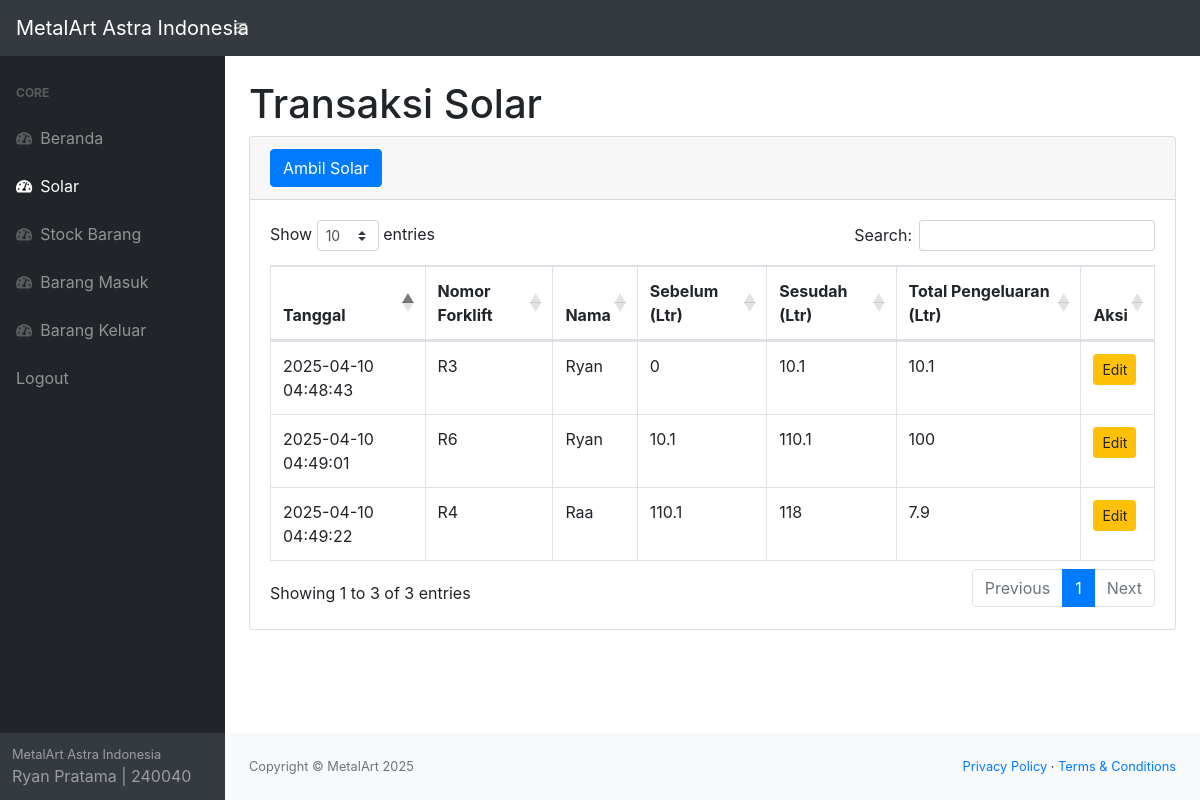
The page /solar.php (signed in) on the database its author committed.
### tables this page shows
CREATE TABLE `solar_keluar` (
  `id` int(11) NOT NULL,
  `tanggal` datetime DEFAULT current_timestamp(),
  `forklift` varchar(100) DEFAULT NULL,
  `sebelum` float DEFAULT NULL,
  `sesudah` float DEFAULT NULL,
  `total` float DEFAULT NULL,
  `user` varchar(100) DEFAULT NULL
);

### solar.php (the view, shortened to what this page needs)
<?php
require 'function.php';
?>
<!DOCTYPE html>
<html lang="en">
<head>
    <link href="css/styles.css" rel="stylesheet" />
    <link href="https://cdn.datatables.net/1.10.20/css/dataTables.bootstrap4.min.css" rel="stylesheet" />
</head>
<body class="sb-nav-fixed">
    <nav class="sb-topnav navbar navbar-expand navbar-dark bg-dark">
        <a class="navbar-brand" href="index.php">MetalArt Astra Indonesia</a>
        <button class="btn btn-link btn-sm order-1 order-lg-0" id="sidebarToggle"><i class="fas fa-bars"></i></button>
    </nav>
    <div id="layoutSidenav">
        <div id="layoutSidenav_nav">
            <nav class="sb-sidenav accordion sb-sidenav-dark" id="sidenavAccordion">
                <div class="sb-sidenav-menu">
                    <div class="nav">
                        <div class="sb-sidenav-menu-heading">Core</div>
                        <a class="nav-link" href="index.php"><div class="sb-nav-link-icon"><i class="fas fa-tachometer-alt"></i></div>Beranda</a>
                        <a class="nav-link" href="solar.php"><div class="sb-nav-link-icon"><i class="fas fa-tachometer-alt"></i></div>Solar</a>
                        <a class="nav-link" href="stock.php"><div class="sb-nav-link-icon"><i class="fas fa-tachometer-alt"></i></div>Stock Barang</a>
                        <a class="nav-link" href="masuk.php"><div class="sb-nav-link-icon"><i class="fas fa-tachometer-alt"></i></div>Barang Masuk</a>
                        <a class="nav-link" href="keluar.php"><div class="sb-nav-link-icon"><i class="fas fa-tachometer-alt"></i></div>Barang Keluar</a>
                        <a class="nav-link" href="logout.php">Logout</a>
                    </div>
                </div>
                <div class="sb-sidenav-footer">
                    <div class="small">MetalArt Astra Indonesia</div>
                    Ryan Pratama | 240040
                </div>
            </nav>
        </div>
        <div id="layoutSidenav_content">
            <main>
                <div class="container-fluid">
                    <h1 class="mt-4">Transaksi Solar</h1>
                    <div class="card mb-4">
                        <div class="card-header">
                            <button type="button" class="btn btn-primary" data-toggle="modal" data-target="#myModal">Ambil Solar</button>
                        </div>
                        <div class="card-body">
                            <div class="table-responsive">
                                <table class="table table-bordered" id="dataTable" width="100%" cellspacing="0">
                                    <thead>
                                        <tr>
                                            <th>Tanggal</th>
                                            <th>Nomor Forklift</th>
                                            <th>Nama</th>
                                            <th>Sebelum (Ltr)</th>
                                            <th>Sesudah (Ltr)</th>
                                            <th>Total Pengeluaran (Ltr)</th>
                                            <?php if ($_SESSION['role'] === 'admin') { echo '<th>Aksi</th>'; } ?>
                                        </tr>
                                    </thead>
                                    <tbody>
                                        <?php
                                        $getsolar = mysqli_query($conn, "SELECT * FROM solar_keluar ORDER BY id DESC");
                                        while ($data = mysqli_fetch_array($getsolar)) {
                                            $id = $data['id'];
                                            $tanggal = date("Y-m-d H:i:s", strtotime($data['tanggal']));
                                            $nomor = $data['forklift'];
                                            $nama = $data['user'];
                                            $sebelum = $data['sebelum'];
                                            $sesudah = $data['sesudah'];
                                            $total = $data['total'];
                                        ?>
                                        <tr>
                                            <td><?= $tanggal; ?></td>
                                            <td><?= $nomor; ?></td>
                                            <td><?= $nama; ?></td>
                                            <td><?= $sebelum; ?></td>
                                            <td><?= $sesudah; ?></td>
                                            <td><?= $total; ?></td>
                                            <?php if ($_SESSION['role'] === 'admin') { ?>
                                            <td>
                                                <button type="button" class="btn btn-warning btn-sm" data-toggle="modal" data-target="#edit<?= $id; ?>">Edit</button>
                                            </td>
                                            <?php } ?>
                                        </tr>
                                        <?php } ?>
                                    </tbody>
                                </table>
                            </div>
                        </div>
                    </div>
                </div>
            </main>
            <footer class="py-4 bg-light mt-auto">
                <div class="container-fluid">
                    <div class="d-flex align-items-center justify-content-between small">
                        <div class="text-muted">Copyright &copy; MetalArt 2025</div>
                        <div>
                            <a href="#">Privacy Policy</a>
                            &middot;
                            <a href="#">Terms &amp; Conditions</a>
                        </div>
                    </div>
                </div>
            </footer>
        </div>
    </div>
</body>
</html>

### rows shown on the page
solar_keluar: tanggal "2025-04-10 04:49:22", forklift "R4", user "Raa", sebelum "110.1", sesudah "118", total "7.9"
solar_keluar: tanggal "2025-04-10 04:49:01", forklift "R6", user "Ryan", sebelum "10.1", sesudah "110.1", total "100"
solar_keluar: tanggal "2025-04-10 04:48:43", forklift "R3", user "Ryan", sebelum "0", sesudah "10.1", total "10.1"
